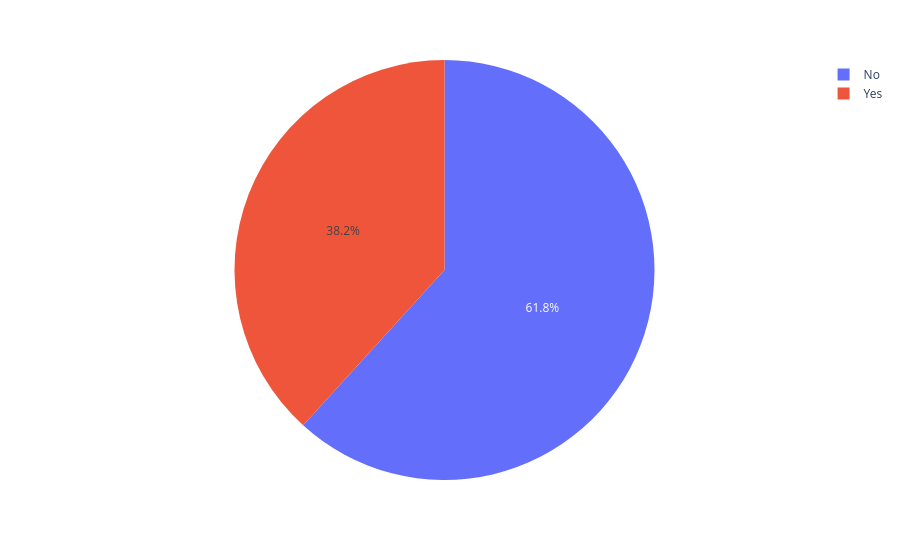

Source (notebook cell):
### Code cell
px.pie(data_frame=tips, values='tip',names='smoker', color='sex')

### Figure 1 — Plotly figure (JSON) as saved in the notebook; plotly's stock layout.template omitted (floating-point values rounded to 4 significant figures; data arrays with more than 128 entries replaced by an {"elided": "..."} marker saying what was removed)
{"data": [{"customdata": {"elided": "244x1 str values"}, "domain": {"x": [0, 1], "y": [0, 1]}, "hovertemplate": "smoker=%{label}<br>tip=%{value}<br>sex=%{customdata[0]}<extra></extra>", "labels": {"elided": "244 str values"}, "legendgroup": "", "marker": {"colors": {"elided": "244 str values"}}, "name": "", "showlegend": true, "type": "pie", "values": {"elided": "244 float values"}}], "layout": {"legend": {"tracegroupgap": 0}, "margin": {"t": 60}}}
